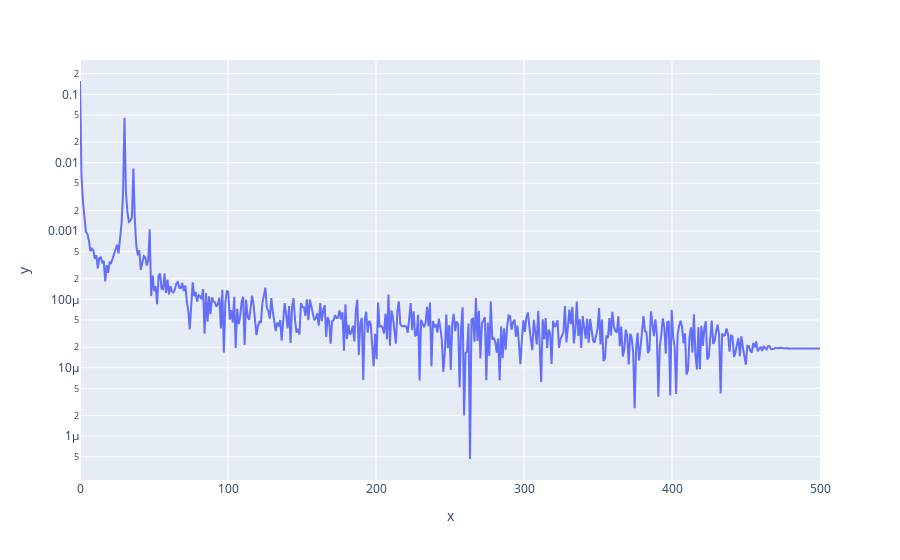

The notebook cell saved with this chart:
### Code cell
px.line(x=Frequency_Cm,y=Amplitude_Cm,log_y=True)

### Figure 1 — Plotly figure (JSON) as saved in the notebook; plotly's stock layout.template omitted (floating-point values rounded to 4 significant figures; data arrays with more than 128 entries replaced by an {"elided": "..."} marker saying what was removed)
{"data": [{"hovertemplate": "x=%{x}<br>y=%{y}<extra></extra>", "legendgroup": "", "line": {"color": "#636efa", "dash": "solid"}, "mode": "lines", "name": "", "orientation": "v", "showlegend": false, "type": "scatter", "x": {"elided": "500 float values"}, "xaxis": "x", "y": {"elided": "500 float values"}, "yaxis": "y"}], "layout": {"legend": {"tracegroupgap": 0}, "margin": {"t": 60}, "xaxis": {"anchor": "y", "domain": [0, 1], "title": {"text": "x"}}, "yaxis": {"anchor": "x", "domain": [0, 1], "title": {"text": "y"}, "type": "log"}}}
